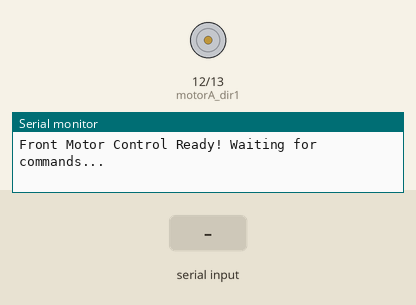
Recording of a sketch running on a simulated Arduino Uno, built with avr-gcc and run on an emulated ATmega328P. Parts: motor-driver pin pairs drawn as motors (green arrow = first pin HIGH = forward, orange = second pin HIGH = backward, longer = more drive, scaled by the enable pin), the last lines printed to the serial monitor. The inputs (shaded band) are chosen by the test bench.

Above: at 1.2 s.
1.3 s: "FORWARD\n" received over Serial
At 2.4 s:
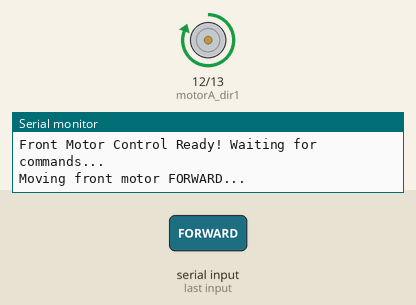
2.8 s: "BACKWARD\n" received over Serial
At 3.6 s:
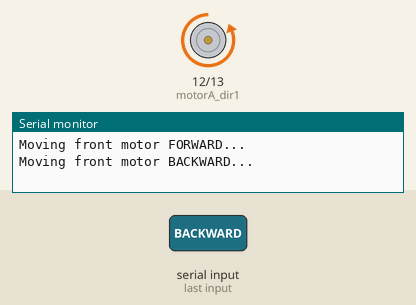
4.3 s: "STOP\n" received over Serial
At 4.6 s:
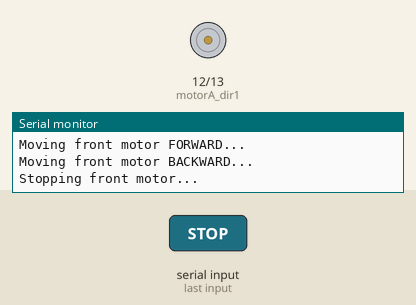
Timing chart, 0 to 7.3 s (numbered marks = the images above; inputs shaded):
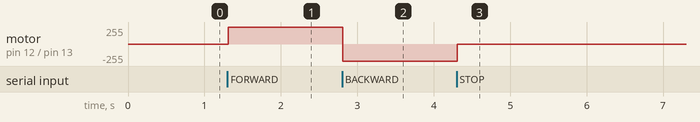

The sketch:

Arduino_1.ino
```cpp
// Define motor pins for Motor A (Front Motor, M1)
const int motorA_pwm = 3;    // PWM pin for Motor A
const int motorA_dir1 = 12;  // Direction pin 1 for Motor A
const int motorA_dir2 = 13;  // Direction pin 2 for Motor A

void setup() {
  // Initialize the motor control pins as outputs
  pinMode(motorA_pwm, OUTPUT);
  pinMode(motorA_dir1, OUTPUT);
  pinMode(motorA_dir2, OUTPUT);

  // Start the serial communication to receive commands
  Serial.begin(9600);
  Serial.println("Front Motor Control Ready! Waiting for commands...");
}

void loop() {
  if (Serial.available() > 0) {
    String command = Serial.readStringUntil('\n');
    command.trim();  // Remove extra whitespace or newline characters

    if (command == "FORWARD") {
      Serial.println("Moving front motor FORWARD...");
      digitalWrite(motorA_dir1, HIGH);
      digitalWrite(motorA_dir2, LOW);
      analogWrite(motorA_pwm, 255);  // Full speed
    } else if (command == "BACKWARD") {
      Serial.println("Moving front motor BACKWARD...");
      digitalWrite(motorA_dir1, LOW);
      digitalWrite(motorA_dir2, HIGH);
      analogWrite(motorA_pwm, 255);  // Full speed
    } else if (command == "STOP") {
      Serial.println("Stopping front motor...");
      analogWrite(motorA_pwm, 0);
    }
  }
}
```

Measured:
- after the input at 1.3 s, motor on pin 12 (motorA_dir1) / pin 13 (motorA_dir2): stopped → forward 255/255 at once
- after the input at 2.8 s, motor on pin 12 (motorA_dir1) / pin 13 (motorA_dir2): forward 255/255 → backward 255/255 at once
- after the input at 4.3 s, motor on pin 12 (motorA_dir1) / pin 13 (motorA_dir2): backward 255/255 → stopped at once
